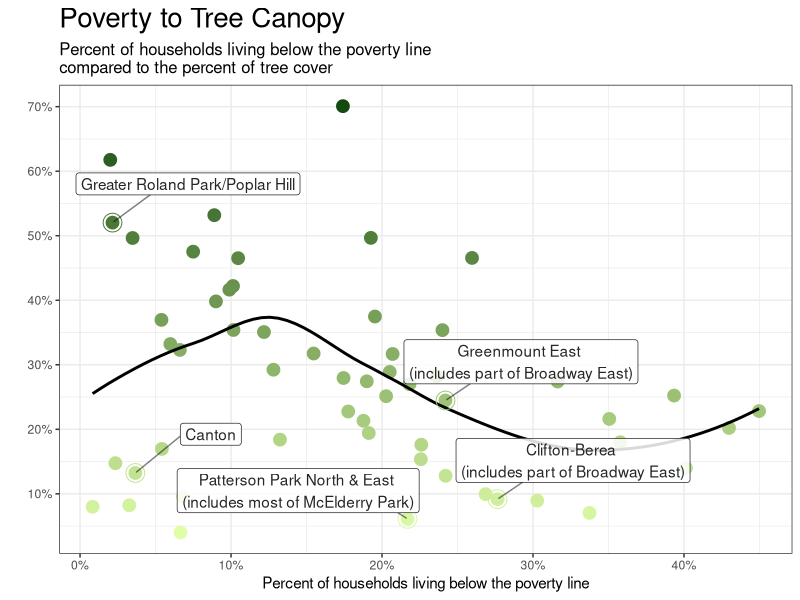
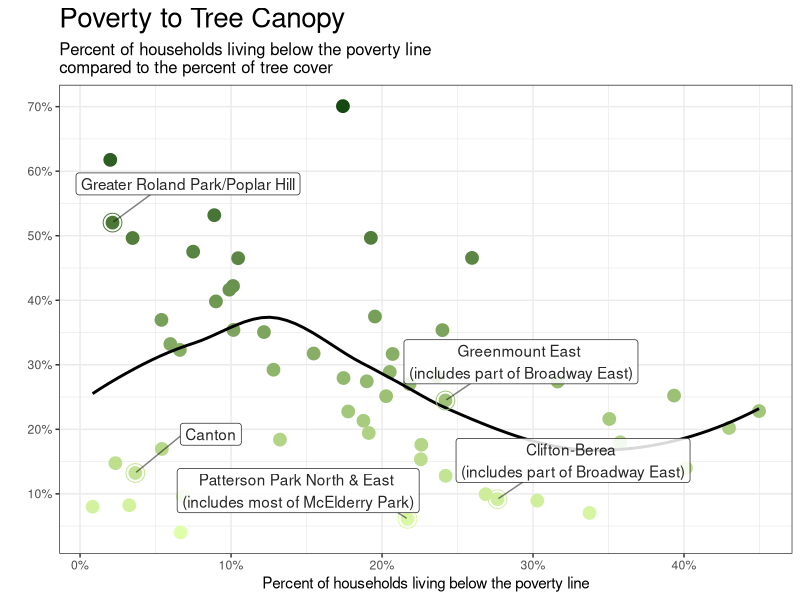

R code for these plots, in order:
#### Analysis of Community Statistical Areas
#### CSA poverty to tree canopy 

#################################################################
######## Install necessary packages and load libraries ##########
#################################################################

# install.packages('RColorBrewer', dependencies = T)
library(tidyverse)
library(here) # A helpful package for file management
library(viridis) # A pretty, colorblind-friendly set of palettes
library(colorspace)

# Turn off scientific notation
options(scipen = 999)

###############################
####### LOAD DATA ########
###############################

csa_tree_temp_demographics <- read_csv(here(
  # PATH
  "data", "output-data", "cleaned", "tree-temp-demographic-w-naip-lidar-use",
  # FILE NAME
  "csa_lidartree_temp_demographics.csv")) %>%
  select(matches("csa2010"), 
         matches("09-63_mean"),
         matches("temp_mean_aft"),
         matches("median_household_income"), 
         matches("percent_of_households_earning_less_than_25_000"), 
         matches("percent_of_households_earning_25_000_to_40_000"), 
         matches("percent_of_households_earning_40_000_to_60_000"), 
         matches("percent_of_households_earning_60_000_to_75_000"), 
         matches("percent_of_households_earning_more_than_75_000"), 
         matches("percent_of_family_households_living_below_the_poverty_line")) %>%
  mutate_at(vars(matches("percent")), round, 2)

###############################
####### PLOTTING STUFF ########
###############################

## First graph
# csa_tree_temp_demographics %>%
#   ggplot() +
#   geom_point(aes(x = median_household_income/1000,
#                  y = `09-63_mean`,
#                  color = `09-63_mean`),
#              size=4) +
#   # This section shows the trend line
#   geom_smooth(aes(x = median_household_income/1000,
#                   y = `09-63_mean`), se = FALSE) +
#   coord_flip() +
#   scale_color_viridis(direction = -1) +
#   labs(title = "Median Income to Percent Tree Canopy",
#        subtitle = "In thousands of dollars",
#        x = "",
#        y = "") +
#   scale_x_continuous(label = scales::dollar_format(),
#                      breaks = seq(0, 150, 10)) +
#   scale_y_continuous(label = scales::percent_format(accuracy = 1.0),
#                      breaks = seq(0, 1, .1)) +
#   theme_bw() +
#   theme(legend.position = "none",
#         plot.title = element_text(size = 20),
#         plot.subtitle = element_text(size = 16))
# 
# # Save to file
# ggsave(filename = "median-income-to-mean-tree-cover.png",
#        device = "png", path = here("data", "output-data", "income-to-treecover"),
#        width = 6, height = 6, units = "in")


# CSAs to call out
callout_ls <- c("Canton", "Clifton-Berea", "Greater Roland Park/Poplar Hill", "Greenmount East")

## Revised graph
csa_tree_temp_demographics %>%
  # Start ggplot and set x and y for entire plot
  ggplot(aes(
    x = percent_of_family_households_living_below_the_poverty_line/100, 
    y = `09-63_mean`
    )) +
  # This section for the basic scatterplot
  geom_point(aes(color = `09-63_mean`),
             size=4) +
  # This section shows the trend line
  geom_smooth(se = FALSE, # Removes gray banding
              #method = loess, method.args = list(family = "symmetric"), # Reduces outlier effect
              color = "black"
  ) +
  # This section for circling all sample neighborhood points
  geom_point(data = csa_tree_temp_demographics %>%
               filter((csa2010 %in% callout_ls) 
                      # Patterson Park must be included seperately because of its unique label positioning
                      | (csa2010 == "Patterson Park North & East") 
                      ),
             aes(color = `09-63_mean`),
             size=6, shape = 1) +
  # This section for labeling Canton, etc.
  ggrepel::geom_label_repel(data = csa_tree_temp_demographics %>%
                              filter(csa2010 %in% callout_ls) %>%
                              mutate(csa2010 = case_when(
                                csa2010 == "Greenmount East" ~ "Greenmount East \n(includes part of Broadway East)", 
                                csa2010 == "Clifton-Berea" ~ "Clifton-Berea \n(includes part of Broadway East)",
                                T ~ csa2010)),
            aes(label = csa2010),
            min.segment.length = .1,
            segment.alpha = .5,
            alpha = .85,
            nudge_x = .05,
            nudge_y = .06) +
  # This section for labeling Patterson Park (so it can be nudged)
  ggrepel::geom_label_repel(data = csa_tree_temp_demographics %>%
                              filter(csa2010 == "Patterson Park North & East") %>%
                              mutate(csa2010 = case_when(
                                csa2010 == "Patterson Park North & East" ~ "Patterson Park North & East \n(includes most of McElderry Park)",
                                T ~ csa2010)),
                            aes(label = csa2010),
                            min.segment.length = .1,
                            segment.alpha = .5,
                            alpha = .85,
                            nudge_x = -.06,
                            nudge_y = .03) +
  # Colors and label formatting follow
  #coord_flip() +
  scale_colour_gradient(low = "#E0FEA9", high = "#144A11") +
  labs(title = "Poverty to Tree Canopy",
       subtitle = "Percent of households living below the poverty line \ncompared to the percent of tree cover",
       x = "Percent of households living below the poverty line",
       y = "") +
  scale_x_continuous(label = scales::percent_format(accuracy = 1.0),
                     breaks = seq(0, 1, .1)) + 
  scale_y_continuous(label = scales::percent_format(accuracy = 1.0),
                     breaks = seq(0, 1, .1)) + 
  theme_bw() +
  theme(legend.position = "none",
        plot.title = element_text(size = 20),
        plot.subtitle = element_text(size = 12))

# Save to file
ggsave(filename = "poverty-to-mean-tree-cover2.png",
       device = "png", path = here("data", "output-data", "income-to-treecover"),
       width = 6, height = 6, units = "in")

